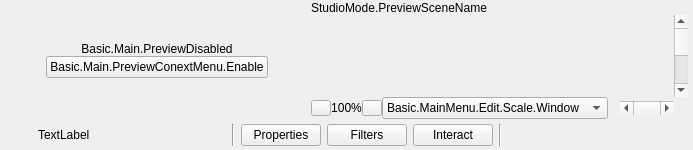
  <widget class="QWidget" name="centralwidget">
   <layout class="QVBoxLayout" name="verticalLayout">
    <property name="spacing">
     <number>0</number>
    </property>
    <property name="leftMargin">
     <number>4</number>
    </property>
    <property name="topMargin">
     <number>0</number>
    </property>
    <property name="rightMargin">
     <number>4</number>
    </property>
    <property name="bottomMargin">
     <number>0</number>
    </property>
    <item>
     <widget class="QWidget" name="canvasEditor" native="true">
      <layout class="QHBoxLayout" name="previewLayout">
       <property name="spacing">
        <number>2</number>
       </property>
       <property name="leftMargin">
        <number>1</number>
       </property>
       <property name="topMargin">
        <number>1</number>
       </property>
       <property name="rightMargin">
        <number>1</number>
       </property>
       <property name="bottomMargin">
        <number>1</number>
       </property>
       <item>
        <widget class="QFrame" name="previewDisabledWidget">
         <property name="sizePolicy">
          <sizepolicy hsizetype="Expanding" vsizetype="Expanding">
           <horstretch>0</horstretch>
           <verstretch>0</verstretch>
          </sizepolicy>
         </property>
         <layout class="QVBoxLayout" name="verticalLayout_7">
          <property name="spacing">
           <number>0</number>
          </property>
          <property name="leftMargin">
           <number>1</number>
          </property>
          <property name="topMargin">
           <number>1</number>
          </property>
          <property name="rightMargin">
           <number>1</number>
          </property>
          <property name="bottomMargin">
           <number>1</number>
          </property>
          <item>
           <spacer name="verticalSpacer_2">
            <property name="orientation">
             <enum>Qt::Vertical</enum>
            </property>
            <property name="sizeHint" stdset="0">
             <size>
              <width>20</width>
              <height>40</height>
             </size>
            </property>
           </spacer>
          </item>
          <item>
           <widget class="QLabel" name="label">
            <property name="sizePolicy">
             <sizepolicy hsizetype="Preferred" vsizetype="Preferred">
              <horstretch>0</horstretch>
              <verstretch>0</verstretch>
             </sizepolicy>
            </property>
            <property name="text">
             <string>Basic.Main.PreviewDisabled</string>
            </property>
            <property name="alignment">
             <set>Qt::AlignCenter</set>
            </property>
           </widget>
          </item>
          <item>
           <layout class="QHBoxLayout" name="horizontalLayout">
            <item>
             <spacer name="horizontalSpacer_2">
              <property name="orientation">
               <enum>Qt::Horizontal</enum>
              </property>
              <property name="sizeHint" stdset="0">
               <size>
                <width>40</width>
                <height>20</height>
               </size>
              </property>
             </spacer>
            </item>
            <item>
             <widget class="QPushButton" name="enablePreviewButton">
              <property name="text">
               <string>Basic.Main.PreviewConextMenu.Enable</string>
              </property>
             </widget>
            </item>
            <item>
             <spacer name="horizontalSpacer_3">
              <property name="orientation">
               <enum>Qt::Horizontal</enum>
              </property>
              <property name="sizeHint" stdset="0">
               <size>
                <width>40</width>
                <height>20</height>
               </size>
              </property>
             </spacer>
            </item>
           </layout>
          </item>
          <item>
           <spacer name="verticalSpacer_3">
            <property name="orientation">
             <enum>Qt::Vertical</enum>
            </property>
            <property name="sizeHint" stdset="0">
             <size>
              <width>20</width>
              <height>40</height>
             </size>
            </property>
           </spacer>
          </item>
         </layout>
        </widget>
       </item>
       <item>
        <widget class="QWidget" name="previewContainer" native="true">
         <layout class="QVBoxLayout" name="previewTextLayout">
          <property name="spacing">
           <number>0</number>
          </property>
          <property name="leftMargin">
           <number>0</number>
          </property>
          <property name="topMargin">
           <number>0</number>
          </property>
          <property name="rightMargin">
           <number>0</number>
          </property>
          <property name="bottomMargin">
           <number>0</number>
          </property>
          <item>
           <widget class="QLabel" name="previewLabel">
            <property name="sizePolicy">
             <sizepolicy hsizetype="Ignored" vsizetype="Preferred">
              <horstretch>0</horstretch>
              <verstretch>0</verstretch>
             </sizepolicy>
            </property>
            <property name="text">
             <string>StudioMode.PreviewSceneName</string>
            </property>
            <property name="alignment">
             <set>Qt::AlignLeading|Qt::AlignLeft|Qt::AlignVCenter</set>
            </property>
            <property name="class" stdset="0">
             <string>label-preview-title</string>
            </property>
           </widget>
          </item>
          <item>
           <layout class="QGridLayout" name="gridLayout">
            <property name="spacing">
             <number>0</number>
            </property>
            <item row="1" column="0" colspan="2">
             <widget class="OBSBasicPreview" name="preview" native="true">
              <property name="sizePolicy">
               <sizepolicy hsizetype="Expanding" vsizetype="Expanding">
                <horstretch>0</horstretch>
                <verstretch>0</verstretch>
               </sizepolicy>
              </property>
              <property name="minimumSize">
               <size>
                <width>32</width>
                <height>32</height>
               </size>
              </property>
              <property name="focusPolicy">
               <enum>Qt::ClickFocus</enum>
              </property>
              <property name="contextMenuPolicy">
               <enum>Qt::CustomContextMenu</enum>
              </property>
              <addaction name="actionRemoveSource"/>
             </widget>
            </item>
            <item row="2" column="1">
             <widget class="QWidget" name="previewXContainer" native="true">
              <layout class="QHBoxLayout" name="horizontalLayout_7">
               <property name="spacing">
                <number>0</number>
               </property>
               <property name="leftMargin">
                <number>0</number>
               </property>
               <property name="topMargin">
                <number>0</number>
               </property>
               <property name="rightMargin">
                <number>0</number>
               </property>
               <property name="bottomMargin">
                <number>0</number>
               </property>
               <item>
                <widget class="QPushButton" name="previewZoomOutButton">
                 <property name="sizePolicy">
                  <sizepolicy hsizetype="Fixed" vsizetype="Fixed">
                   <horstretch>0</horstretch>
                   <verstretch>0</verstretch>
                  </sizepolicy>
                 </property>
                 <property name="minimumSize">
                  <size>
                   <width>20</width>
                   <height>16</height>
                  </size>
                 </property>
                 <property name="maximumSize">
                  <size>
                   <width>20</width>
                   <height>16</height>
                  </size>
                 </property>
                 <property name="toolTip">
                  <string>Basic.MainMenu.Edit.Scale.ZoomOut</string>
                 </property>
                 <property name="accessibleName">
                  <string>Basic.MainMenu.Edit.Scale.ZoomOut</string>
                 </property>
                 <property name="text">
                  <string/>
                 </property>
                 <property name="icon">
                  <iconset resource="obs.qrc">
                   <normaloff>:/res/images/minus.svg</normaloff>:/res/images/minus.svg</iconset>
                 </property>
                 <property name="iconSize">
                  <size>
                   <width>8</width>
                   <height>8</height>
                  </size>
                 </property>
                 <property name="toolButton" stdset="0">
                  <bool>true</bool>
                 </property>
                 <property name="class" stdset="0">
                  <string>icon-minus</string>
                 </property>
                </widget>
               </item>
               <item>
                <widget class="OBSPreviewScalingLabel" name="previewScalePercent">
                 <property name="text">
                  <string>100%</string>
                 </property>
                 <property name="alignment">
                  <set>Qt::AlignCenter</set>
                 </property>
                </widget>
               </item>
               <item>
                <widget class="QPushButton" name="previewZoomInButton">
                 <property name="sizePolicy">
                  <sizepolicy hsizetype="Fixed" vsizetype="Fixed">
                   <horstretch>0</horstretch>
                   <verstretch>0</verstretch>
                  </sizepolicy>
                 </property>
                 <property name="minimumSize">
                  <size>
                   <width>20</width>
                   <height>16</height>
                  </size>
                 </property>
                 <property name="maximumSize">
                  <size>
                   <width>20</width>
                   <height>16</height>
                  </size>
                 </property>
                 <property name="toolTip">
                  <string>Basic.MainMenu.Edit.Scale.ZoomIn</string>
                 </property>
                 <property name="accessibleName">
                  <string>Basic.MainMenu.Edit.Scale.ZoomIn</string>
                 </property>
                 <property name="text">
                  <string/>
                 </property>
                 <property name="icon">
                  <iconset resource="obs.qrc">
                   <normaloff>:/res/images/plus.svg</normaloff>:/res/images/plus.svg</iconset>
                 </property>
                 <property name="iconSize">
                  <size>
                   <width>8</width>
                   <height>8</height>
                  </size>
                 </property>
                 <property name="toolButton" stdset="0">
                  <bool>true</bool>
                 </property>
                 <property name="class" stdset="0">
                  <string>icon-plus</string>
                 </property>
                </widget>
               </item>
               <item>
                <widget class="OBSPreviewScalingComboBox" name="previewScalingMode">
                 <item>
                  <property name="text">
                   <string>Basic.MainMenu.Edit.Scale.Window</string>
                  </property>
                 </item>
                 <item>
                  <property name="text">
                   <string>Basic.MainMenu.Edit.Scale.Canvas</string>
                  </property>
                 </item>
                </widget>
               </item>
               <item>
                <spacer name="horizontalSpacer_roi">
                 <property name="orientation">
                  <enum>Qt::Horizontal</enum>
                 </property>
                 <property name="sizeType">
                  <enum>QSizePolicy::Fixed</enum>
                 </property>
                 <property name="sizeHint" stdset="0">
                  <size>
                   <width>8</width>
                   <height>0</height>
                  </size>
                 </property>
                </spacer>
               </item>
               <item>
                <spacer name="horizontalSpacer_5">
                 <property name="orientation">
                  <enum>Qt::Horizontal</enum>
                 </property>
                 <property name="sizeType">
                  <enum>QSizePolicy::Fixed</enum>
                 </property>
                 <property name="sizeHint" stdset="0">
                  <size>
                   <width>4</width>
                   <height>0</height>
                  </size>
                 </property>
                </spacer>
               </item>
               <item>
                <widget class="QScrollBar" name="previewXScrollBar">
                 <property name="sizePolicy">
                  <sizepolicy hsizetype="MinimumExpanding" vsizetype="Fixed">
                   <horstretch>0</horstretch>
                   <verstretch>0</verstretch>
                  </sizepolicy>
                 </property>
                 <property name="minimum">
                  <number>-200</number>
                 </property>
                 <property name="maximum">
                  <number>200</number>
                 </property>
                 <property name="singleStep">
                  <number>10</number>
                 </property>
                 <property name="pageStep">
                  <number>100</number>
                 </property>
                 <property name="orientation">
                  <enum>Qt::Horizontal</enum>
                 </property>
                </widget>
               </item>
              </layout>
             </widget>
            </item>
            <item row="1" column="2">
             <widget class="QScrollBar" name="previewYScrollBar">
              <property name="orientation">
               <enum>Qt::Vertical</enum>
              </property>
             </widget>
            </item>
           </layout>
          </item>
         </layout>
        </widget>
       </item>
      </layout>
     </widget>
    </item>
    <item>
     <widget class="QFrame" name="contextContainer">
      <property name="sizePolicy">
       <sizepolicy hsizetype="Preferred" vsizetype="Preferred">
        <horstretch>0</horstretch>
        <verstretch>0</verstretch>
       </sizepolicy>
      </property>
      <property name="minimumSize">
       <size>
        <width>0</width>
        <height>0</height>
       </size>
      </property>
      <layout class="QHBoxLayout" name="horizontalLayout9">
       <property name="spacing">
        <number>6</number>
       </property>
       <property name="sizeConstraint">
        <enum>QLayout::SetDefaultConstraint</enum>
       </property>
       <property name="leftMargin">
        <number>6</number>
       </property>
       <property name="topMargin">
        <number>4</number>
       </property>
       <property name="rightMargin">
        <number>6</number>
       </property>
       <property name="bottomMargin">
        <number>4</number>
       </property>
       <item>
        <widget class="QFrame" name="contextSubContainer">
         <property name="sizePolicy">
          <sizepolicy hsizetype="Preferred" vsizetype="Preferred">
           <horstretch>0</horstretch>
           <verstretch>0</verstretch>
          </sizepolicy>
         </property>
         <property name="minimumSize">
          <size>
           <width>0</width>
           <height>0</height>
          </size>
         </property>
         <layout class="QHBoxLayout" name="horizontalLayout_5">
          <property name="spacing">
           <number>6</number>
          </property>
          <property name="leftMargin">
           <number>0</number>
          </property>
          <property name="topMargin">
           <number>0</number>
          </property>
          <property name="rightMargin">
           <number>0</number>
          </property>
          <property name="bottomMargin">
           <number>0</number>
          </property>
          <item>
           <widget class="QLabel" name="contextSourceIcon">
            <property name="sizePolicy">
             <sizepolicy hsizetype="Fixed" vsizetype="Fixed">
              <horstretch>0</horstretch>
              <verstretch>0</verstretch>
             </sizepolicy>
            </property>
            <property name="minimumSize">
             <size>
              <width>22</width>
              <height>22</height>
             </size>
            </property>
            <property name="maximumSize">
             <size>
              <width>22</width>
              <height>22</height>
             </size>
            </property>
            <property name="text">
             <string/>
            </property>
           </widget>
          </item>
          <item>
           <widget class="QLabel" name="contextSourceLabel">
            <property name="sizePolicy">
             <sizepolicy hsizetype="Preferred" vsizetype="Fixed">
              <horstretch>0</horstretch>
              <verstretch>0</verstretch>
             </sizepolicy>
            </property>
            <property name="minimumSize">
             <size>
              <width>160</width>
              <height>22</height>
             </size>
            </property>
            <property name="maximumSize">
             <size>
              <width>160</width>
              <height>22</height>
             </size>
            </property>
            <property name="text">
             <string>TextLabel</string>
            </property>
           </widget>
          </item>
          <item>
           <widget class="QLabel" name="contextSourceIconSpacer">
            <property name="sizePolicy">
             <sizepolicy hsizetype="Fixed" vsizetype="Fixed">
              <horstretch>0</horstretch>
              <verstretch>0</verstretch>
             </sizepolicy>
            </property>
            <property name="minimumSize">
             <size>
              <width>22</width>
              <height>22</height>
             </size>
            </property>
            <property name="maximumSize">
             <size>
              <width>22</width>
              <height>22</height>
             </size>
            </property>
            <property name="text">
             <string/>
            </property>
           </widget>
          </item>
          <item>
           <widget class="Line" name="line_3">
            <property name="orientation">
             <enum>Qt::Vertical</enum>
            </property>
           </widget>
          </item>
          <item>
           <widget class="QPushButton" name="sourcePropertiesButton">
            <property name="sizePolicy">
             <sizepolicy hsizetype="Minimum" vsizetype="Fixed">
              <horstretch>0</horstretch>
              <verstretch>0</verstretch>
             </sizepolicy>
            </property>
            <property name="minimumSize">
             <size>
              <width>0</width>
              <height>22</height>
             </size>
            </property>
            <property name="toolTip">
             <string>SourceProperties</string>
            </property>
            <property name="text">
             <string>Properties</string>
            </property>
            <property name="icon">
             <iconset resource="obs.qrc">
              <normaloff>:/settings/images/settings/general.svg</normaloff>:/settings/images/settings/general.svg</iconset>
            </property>
            <property name="flat">
             <bool>false</bool>
            </property>
           </widget>
          </item>
          <item>
           <widget class="QPushButton" name="sourceFiltersButton">
            <property name="minimumSize">
             <size>
              <width>0</width>
              <height>22</height>
             </size>
            </property>
            <property name="toolTip">
             <string>SourceFilters</string>
            </property>
            <property name="text">
             <string>Filters</string>
            </property>
            <property name="icon">
             <iconset resource="obs.qrc">
              <normaloff>:/res/images/filter.svg</normaloff>:/res/images/filter.svg</iconset>
            </property>
            <property name="flat">
             <bool>false</bool>
            </property>
           </widget>
          </item>
          <item>
           <widget class="QPushButton" name="sourceInteractButton">
            <property name="minimumSize">
             <size>
              <width>0</width>
              <height>22</height>
             </size>
            </property>
            <property name="toolTip">
             <string>Interact</string>
            </property>
            <property name="text">
             <string>Interact</string>
            </property>
            <property name="icon">
             <iconset resource="obs.qrc">
              <normaloff>:/res/images/interact.svg</normaloff>:/res/images/interact.svg</iconset>
            </property>
            <property name="flat">
             <bool>false</bool>
            </property>
            <property name="class" stdset="0">
             <string notr="true">icon-touch</string>
            </property>
           </widget>
          </item>
          <item>
           <widget class="Line" name="line">
            <property name="orientation">
             <enum>Qt::Vertical</enum>
            </property>
           </widget>
          </item>
         </layout>
        </widget>
       </item>
       <item>
        <widget class="QFrame" name="emptySpace">
         <property name="sizePolicy">
          <sizepolicy hsizetype="Expanding" vsizetype="Minimum">
           <horstretch>0</horstretch>
           <verstretch>0</verstretch>
          </sizepolicy>
         </property>
         <property name="minimumSize">
          <size>
           <width>0</width>
           <height>22</height>
          </size>
         </property>
         <layout class="QHBoxLayout" name="horizontalLayout_6">
          <property name="spacing">
           <number>0</number>
          </property>
          <property name="leftMargin">
           <number>0</number>
          </property>
          <property name="topMargin">
           <number>0</number>
          </property>
          <property name="rightMargin">
           <number>0</number>
          </property>
          <property name="bottomMargin">
           <number>0</number>
          </property>
         </layout>
        </widget>
       </item>
      </layout>
     </widget>
    </item>
   </layout>
  </widget>
